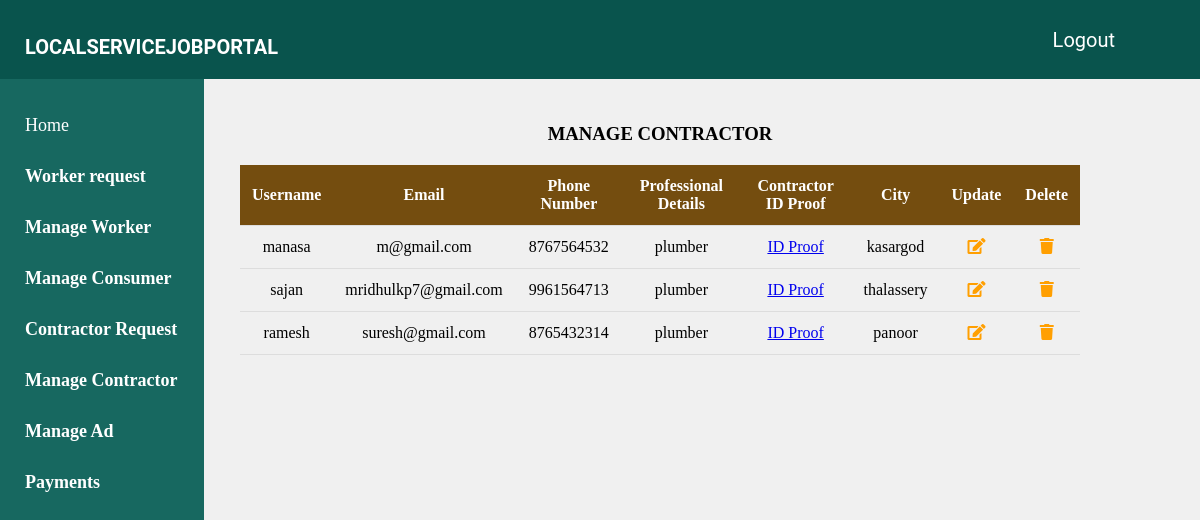
Page /manage-contractor on the committed database.
### urban/models.py (models this page shows)
class Contractor(models.Model):
    user = models.OneToOneField(User, on_delete=models.CASCADE)
    name = models.CharField(max_length=100, null=True)
    phone = models.CharField(max_length=10, null=False)
    email = models.CharField(max_length=200, null=False)
    professional_details = models.CharField(max_length=250)
    contractor_id_proof = models.FileField(max_length=20)
    address= models.CharField(max_length=50, default='address')
    pincode = models.CharField(max_length=6,default='pincode')
    city = models.CharField(max_length=25, null=False)
    district = models.CharField(max_length=25,default='district')
    status = models.BooleanField(default=False)
    workers=models.ManyToManyField(Worker,blank=True)
    is_approved = models.BooleanField(default=False)

### urban/views.py (the view)
# urls.py: path('manage-contractor',views.manage_contractor_view,name='manage-contractor'),
def manage_contractor_view(request):
    contractors= wmodels.Contractor.objects.filter(is_approved=True)
    return render(request, 'owner/manage_contractor.html', {'contractor': contractors})

### templates/owner/manage_contractor.html (shortened to what this page needs)
{% load widget_tweaks %}
{% load static %}
<!DOCTYPE html>
<html lang="en">
<head>
    <link rel="stylesheet" href="https://cdnjs.cloudflare.com/ajax/libs/font-awesome/5.14.0/css/all.css">
    <link rel="stylesheet" href="https://cdnjs.cloudflare.com/ajax/libs/font-awesome/4.7.0/css/font-awesome.min.css">
</head>
<body>
    <header>
        <nav>
            <a href=""><span>LOCALSERVICEJOBPORTAL</span></a>
            <div class="navbar">
                <div class="nav-item"><a href="{% url 'home' %}">Logout</a></div>
                <div class="nav-item"><a href=""></a></div>
                <div class="nav-item"><a href=""></a></div>
                <div class="nav-item"><a href=""></a></div>
            </div>
        </nav>
    </header>
    <div class="leftbar">
        <ul>
            <li><a href="{% url 'admin-dashboard' %}" class="active" style="color: white;">Home</a></li>
            <li><a href="{% url 'worker-request' %}" style="color: white;"><b>Worker request</b></a></li>
            <li><a href="{% url 'manage-worker' %}" style="color: white;"><b>Manage Worker</b></a></li>
            <li><a href="{% url 'manage-consumer' %}" style="color: white;"><b>Manage Consumer</b></a></li>
            <li><a href="{% url 'contractor-request' %}" style="color: white;"><b>Contractor Request</b></a></li>
            <li><a href="{% url 'manage-contractor' %}" style="color: white;"><b>Manage Contractor</b></a></li>
            <li><a href="{% url 'contractor_advertisement_list' %}" style="color: white;"><b>Manage Ad</b></a></li>
            <li><a href="{% url 'admin-payment-list' %}" style="color: white;"><b>Payments</b></a></li>
        </ul>
    </div>
    <div class="card">
        <h3>MANAGE CONTRACTOR</h3>
        <div class="card-body">
            <table>
                <thead>
                    <tr>
                        <th>Username</th>
                        <th>Email</th>
                        <th>Phone Number</th>
                        <th>Professional Details</th>
                        <th>Contractor ID Proof</th>
                        <th>City</th>
                        <th>Update</th>
                        <th>Delete</th>
                    </tr>
                </thead>
                <tbody>
                    {% for d in contractor %}
                    <tr>
                        <td>{{ d.user.username }}</td>
                        <td>{{ d.email }}</td>
                        <td>{{ d.phone}}</td>
                        <td>{{ d.professional_details}}</td>
                        <td><a href="{{ d.contractor_id_proof.url }}" download>ID Proof</a></td>
                        <td>{{ d.city }}</td>
                        <td><a href="{% url 'update-contractor' d.id %}" class="button"><i class="fas fa-edit"></i></a></td>
                       <td> <a href="{% url 'delete-contractor' d.id %}" class="button"><i class="fas fa-trash"></i></a></td>
                    </tr>
                    {% endfor %}
                </tbody>
            </table>
        </div>
    </div>
</body>
</html>

### templates/owner/manage_contractor.html (style rules this page uses)
body { margin: 0; padding: 0; height: 100vh; background-color: #f0f0f0; display: flex; flex-direction: row; }
header { display: flex; justify-content: space-between; align-items: center; width: 100%; padding: 20px; background-color: rgb(9, 84, 77); position: fixed; z-index: 10; }
nav { display: flex; align-items: center; width: 100%; }
nav a { color: white; font-family: "Roboto", sans-serif; font-weight: bold; font-size: 20px; text-decoration: none; margin-right: auto; margin-left: 5px; margin-top: 15px; }
.navbar { display: flex; align-items: center; }
.nav-item a { font-weight: normal; margin-left: 35px; color: white; }
.leftbar { background-color: rgb(23, 104, 96); width: 17vw; height: 100vh; padding-top: 100px; position: fixed; }
.leftbar ul { list-style-type: none; padding: 0; margin: 0; }
.leftbar a { color: #495057; text-decoration: none; font-size: 18px; font-weight: 500; display: block; transition: color 0.3s, background-color 0.3s; border-radius: 4px; padding: 15px 25px; }
.card { margin-top: 13vh; margin-left: 20vw; width: 70%; }
.card h3 { text-align: center; }
table { width: 100%; border-collapse: collapse; margin-top: 20px; }
th, td { padding: 12px; text-align: center; border-bottom: 1px solid #ddd; }
th { background-color: #744d0f; color: white; font-weight: bold; }
.button { padding: 8px 12px; color: #ff9f01; border: none; border-radius: 4px; cursor: pointer; transition: background-color 0.3s; }

### rows in the picture
Contractor: user.username "manasa", email "m@gmail.com", phone "8767564532", professional_details "plumber", city "kasargod"
Contractor: user.username "sajan", email "mridhulkp7@gmail.com", phone "9961564713", professional_details "plumber", city "thalassery"
Contractor: user.username "ramesh", email "suresh@gmail.com", phone "8765432314", professional_details "plumber", city "panoor"
